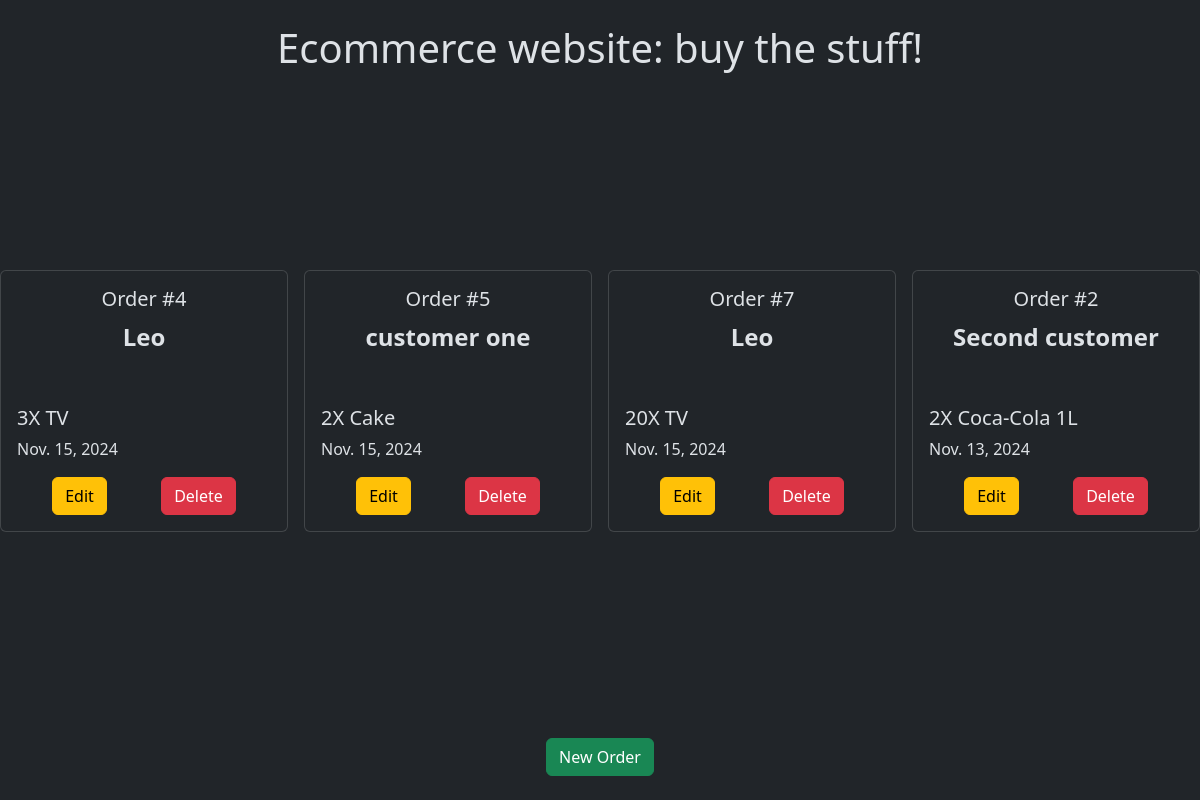
/orders/, run on an earlier commit of the app's database.
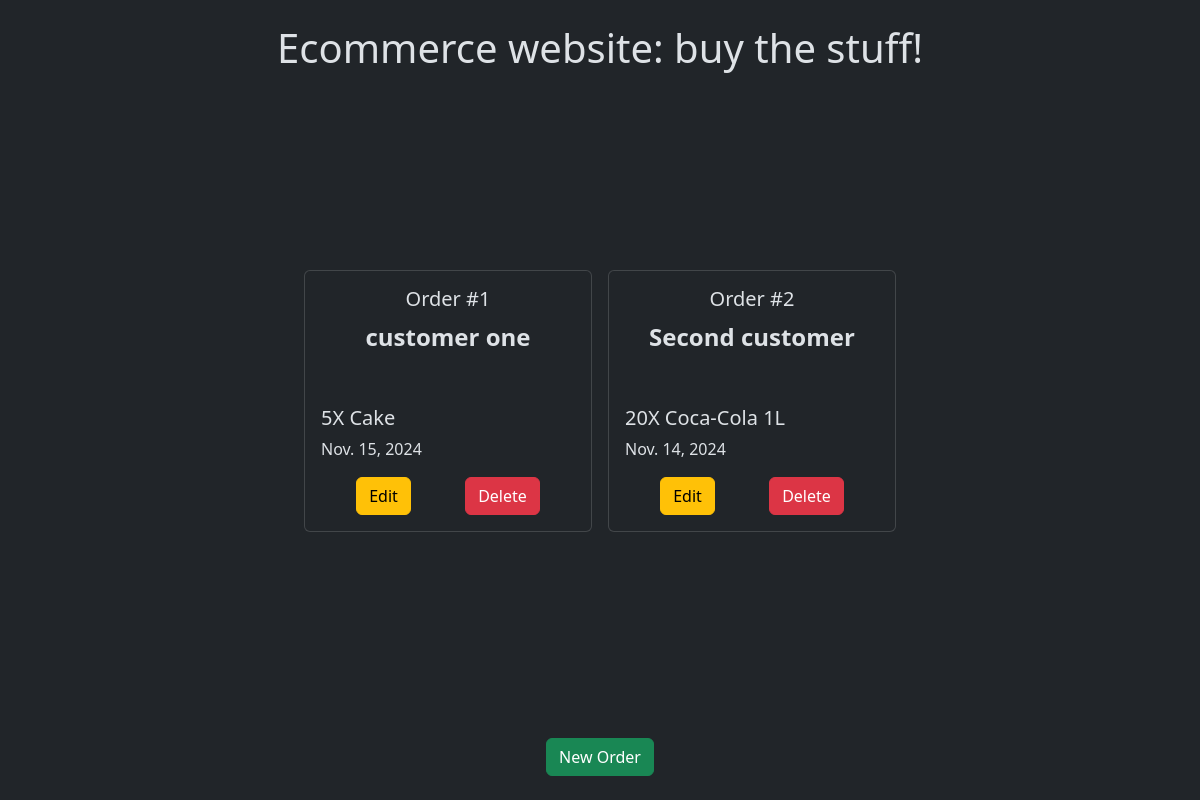
And on a later commit of the database.
### ecommerce/models.py (models this page shows)
class Order(models.Model):
    customer_name = models.CharField(max_length=100)
    product_name = models.CharField(max_length=100)
    quantity = models.IntegerField()
    order_date = models.DateField(default=timezone.now)
    class Meta:
        ordering = ['-order_date']
        verbose_name_plural = 'Orders'
    def __str__(self):
        return f"{self.customer_name.title()} ordered {self.quantity}X {self.product_name} on {self.order_date}"

### ecommerce/views.py (the view)
# urls.py: path('orders/', views.order_list, name='order_list'), # URL to list tasks
def order_list(request):
    orders = Order.objects.all()
    context = {'orders': orders}
    return render(request, 'ecommerce/order_list.html', context)

### ecommerce/templates/ecommerce/order_list.html (shortened to what this page needs)
{% extends 'ecommerce/base.html' %}
{% block content %}
<div class="d-flex gap-3">
    {% for order in orders %}
    <div class="card text-center mb-3" style="width: 18rem;">
        <div class="card-body">
            <h5 class="card-title">Order #{{ order.id }}</h5>
            <p class="card-text text-center fw-bold mb-5 fs-4">{{ order.customer_name }}</p>
            <p class="card-text text-start mb-1 fs-5">{{ order.quantity }}X {{ order.product_name }}</p>
            <p class="card-text text-start fs-6">{{ order.order_date }}</p>
            <div class="container d-flex justify-content-around gap-2">
                <form action="{% url 'ecommerce:order_edit' order_id=order.id %}" method="GET">
                    <button type="submit" class="btn btn-warning">Edit</button>
                </form>
                <form action="{% url 'ecommerce:order_delete' order_id=order.id %}" method="POST">
                    <button type="submit" class="btn btn-danger">Delete</button>
                </form>
            </div>
        </div>
    </div>
    {% endfor %}
</div>
{% endblock content %}

What changed in the data, as far as the page shows it:
removed Order: id "4", customer_name "Leo", quantity "3", product_name "TV", order_date "Nov. 15, 2024"
removed Order: id "5", customer_name "customer one", quantity "2", product_name "Cake", order_date "Nov. 15, 2024"
removed Order: id "7", customer_name "Leo", quantity "20", product_name "TV", order_date "Nov. 15, 2024"
now on this page (row unchanged): Order: id "1", customer_name "customer one", quantity "5", product_name "Cake", order_date "Nov. 15, 2024"
changed Order "Second customer": quantity "2" → "20"; order_date "Nov. 13, 2024" → "Nov. 14, 2024"
